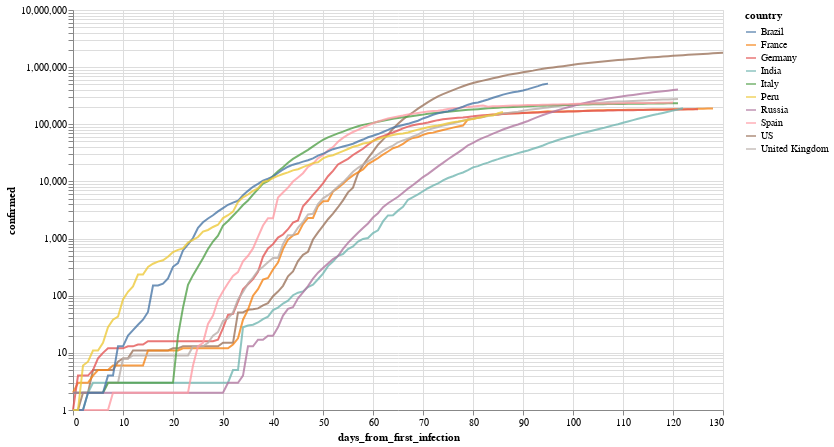

The code cell stored with this chart in its notebook:
### Markdown cell above
Por ejemplo, evolución (interactiva!) de los paises con mas infectados

### Code cell
total_confirmed_by_country = global_df.groupby('country').confirmed.max().sort_values(ascending=False)
selected_countries = total_confirmed_by_country[total_confirmed_by_country > 1000].index

plot_df = global_df[
    (global_df.confirmed > 0) & 
    (global_df.country.isin(selected_countries[:10]))
].sort_values('date')

selection = alt.selection_multi(
    fields=['country'], 
    bind='legend', 
    init=[{'country': c} for c in selected_countries[:10]]
)


(
    alt.Chart(plot_df)
       .mark_line()
       .encode(
           x='days_from_first_infection', 
           y=alt.Y('confirmed', scale=alt.Scale(type='log')), 
           color='country',
           opacity=alt.condition(selection, alt.value(.8), alt.value(.05))
       ).add_selection(selection)
        .properties(width=650, height=400)
       
)

### Figure 1 — Vega-Lite specification as saved in the notebook (floating-point values rounded to 4 significant figures; data arrays with more than 128 entries replaced by an {"elided": "..."} marker saying what was removed)
{"config": {"view": {"continuousWidth": 400, "continuousHeight": 300}}, "data": {"name": "data-8c0ca635ec5c83fb23d79a9215c587af"}, "mark": "line", "encoding": {"color": {"type": "nominal", "field": "country"}, "opacity": {"condition": {"value": 0.8, "selection": "selector001"}, "value": 0.05}, "x": {"type": "quantitative", "field": "days_from_first_infection"}, "y": {"type": "quantitative", "field": "confirmed", "scale": {"type": "log"}}}, "height": 400, "selection": {"selector001": {"type": "multi", "fields": ["country"], "bind": "legend", "init": [{"country": "US"}, {"country": "Brazil"}, {"country": "Russia"}, {"country": "United Kingdom"}, {"country": "Spain"}, {"country": "Italy"}, {"country": "India"}, {"country": "France"}, {"country": "Germany"}, {"country": "Peru"}]}}, "width": 650, "$schema": "https://vega.github.io/schema/vega-lite/v4.8.1.json", "datasets": {"data-8c0ca635ec5c83fb23d79a9215c587af": {"elided": "1179 records"}}}
